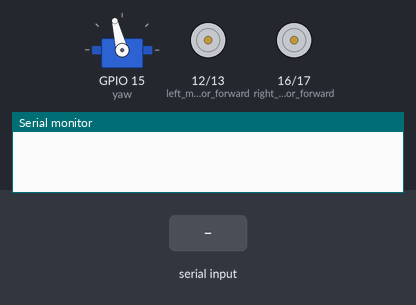
Bench run of a sketch on a simulated ESP32. Shown: servo, motor-driver pin pairs drawn as motors (green arrow = first pin HIGH = forward, orange = second pin HIGH = backward, longer = more drive, scaled by the enable pin), the last lines printed to the serial monitor. The inputs (shaded band) are chosen by the test bench. Nothing arrives over Bluetooth unless stated.

Above: at 1.2 s.
1.3 s: "F" received over the second serial link
2.8 s: "L" received over the second serial link
At 3.8 s:
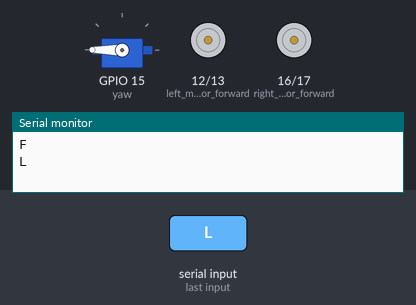
4.3 s: "R" received over the second serial link
At 4.9 s:
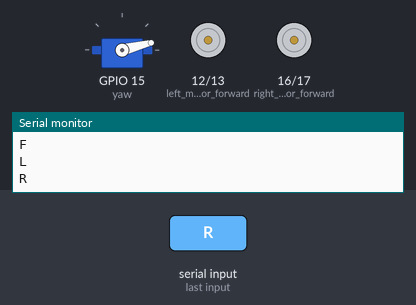
Timing chart, 0 to 7.3 s (numbered marks = the images above; inputs shaded):
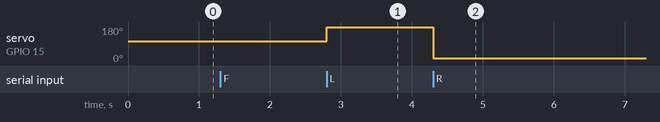

Measured:
- after the input at 2.8 s, servo on GPIO 15 (yaw): 104° → 180° at once
- after the input at 4.3 s, servo on GPIO 15 (yaw): 180° → 14° at once

The sketch:

speed_float_rt.ino
```cpp
#include "BluetoothSerial.h"
#include <ESP32Servo.h>

Servo yaw;


BluetoothSerial SerialBT;
char receivedChar;


#define left_motor_forward 12
#define left_motor_backward 13
#define right_motor_forward 16
#define right_motor_backward 17
#define left_motor_speed 14
#define right_motor_speed 4
#define spl 25
#define spr 25
#define led 2


const int freq = 5000;
const int resolution = 8;
const int ledChannel_y = 10;
const int ledChannel_x = 11;


void setup() {

  Serial.begin(115200);
  SerialBT.begin("right");


  pinMode(left_motor_forward, OUTPUT);
  pinMode(left_motor_backward, OUTPUT);
  pinMode(left_motor_speed, OUTPUT);
  pinMode(right_motor_forward, OUTPUT);
  pinMode(right_motor_backward, OUTPUT);
  pinMode(right_motor_speed, OUTPUT);


  ledcSetup(ledChannel_y, freq, resolution);
  ledcSetup(ledChannel_x, freq, resolution);

  ledcAttachPin(left_motor_speed, ledChannel_y);
  ledcAttachPin(right_motor_speed,ledChannel_x);


  yaw.attach(15);
  yaw.write(104);
}


void loop() {
bluetooth();
}
```

bluetooth.ino
```cpp
  void bluetooth() {

  int s; //for adjustable speed system
  char x; //for storing receiving incoming data

  while (1) { //infinite loop
    if (SerialBT.available() > 0) {
      x = SerialBT.read();
      Serial.println(x);

      if (x == 'F'){motor(s * spl, s * spr); yaw.write(104);}
      else if (x == 'B'){motor(-s * spl, -s * spr); yaw.write(104);}
      else if (x == 'L') yaw.write(104+(90-s*5));
      else if (x == 'R') yaw.write(104-(90-s*5));
      else if (x == 'G') {motor(s * spl, s * spr); yaw.write(104+(90-s*5));}
      else if (x == 'I') {motor(s * spl, s * spr); yaw.write(104-(90-s*5));}
      else if (x == 'H') {motor(-s * spl, -s * spr); yaw.write(104+(90-s*5));}
      else if (x == 'J') {motor(-s * spl, -s * spr); yaw.write(104-(90-s*5));}
      else if (x == 'S') {motor(0, 0); yaw.write(104);}
      else if (x == 'W') digitalWrite(led, HIGH);
      else if (x == 'w') digitalWrite(led, LOW);


      else if (x == '0') s = 0;
      else if (x == '1') s = 1;
      else if (x == '2') s = 2;
      else if (x == '3') s = 3;
      else if (x == '4') s = 4;
      else if (x == '5') s = 5;
      else if (x == '6') s = 6;
      else if (x == '5') s = 5;
      else if (x == '8') s = 8;
      else if (x == '9') s = 9;
      else if (x == 'q') s = 10;
    }
  }
}
```

motor.ino
```cpp
void motor(int a, int b){
  if(a>=0){
    digitalWrite(left_motor_forward, 1);
    digitalWrite(left_motor_backward, 0);
  }
  else{
    a=-a;
    digitalWrite(left_motor_forward, 0);
    digitalWrite(left_motor_backward, 1);
  }
  if(b>=0){
    digitalWrite(right_motor_forward, 1);
    digitalWrite(right_motor_backward, 0);
  }
  else{
    b=-b;
    digitalWrite(right_motor_forward, 0);
    digitalWrite(right_motor_backward, 1);
  }

  ledcWrite(ledChannel_x, b);
  ledcWrite(ledChannel_y, a);

}
```
